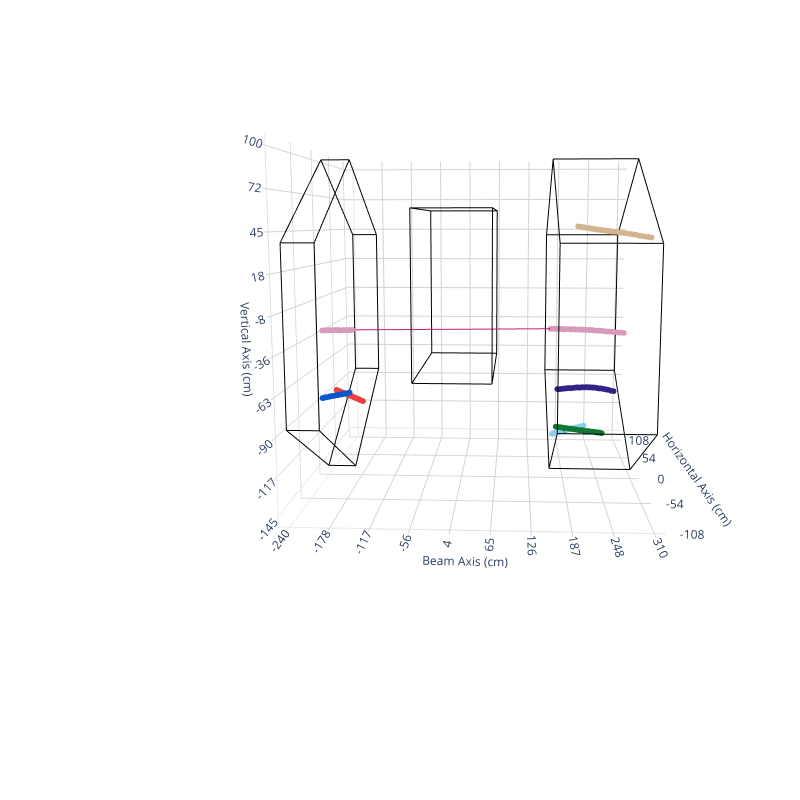

The notebook cell this image was saved under:
### Code cell
from spine.utils.globals import GROUP_COL
from spine.vis.network import network_topology
from spine.vis.layout import HIGH_CONTRAST_COLORS, layout3d

from plotly import graph_objs as go
from plotly.offline import iplot
import numpy as np

trace = []
CB_color_cycle = ['#332288','#117733', '#44AA99', '#88CCEE', 
                      '#EA4040','#0B57CB','#D79ABB','#7D7A7A','#D0B58F']
#CC6677',
mask = data['edge_pred'][:,1] > data['edge_pred'][:,0]
edge_index = data['edge_index'][mask]
print(edge_index)

trace+= network_topology(data['data'], data['clusts'], edge_index,clust_labels=data['group_pred'],
                       edge_labels=data['edge_pred'],
                       markersize=2, colorscale=CB_color_cycle,
                       name='')


fig = go.Figure(data=trace,layout=layout3d())
# Define the original ticks and their corresponding new values
original_xticks = np.linspace(0,xnum,5)
new_xticks = np.linspace(xmin,xmax,5)/10 #make mm to cm
original_yticks = np.linspace(0,ynum,10)
new_yticks = np.linspace(ymin,ymax,10)/10 #make mm to cm
original_zticks = np.linspace(0,znum,10)
new_zticks = np.linspace(zmin,zmax,10)/10 #make mm to cm

fig.update_layout(
    scene=dict(
        xaxis=dict(
            tickvals=original_xticks,  # Positions of the original ticks
            ticktext=[int(val) for val in new_xticks],  # New labels for each tick
            title=dict(
                text="Horizontal Axis (cm)",
                font=dict(
                    size=12)  # Adjust this value to move the label further away
            ),
            tickfont=dict(size=12), 
        ),
        yaxis=dict(
            tickvals=original_yticks,  # Positions of the original ticks
            ticktext=[int(val) for val in new_yticks],  # New labels for each tick
            title=dict(
                text="Vertical Axis (cm)",
                font=dict(
                    size=12)  # Adjust this value to move the label further away
            ),
            tickfont=dict(size=12),
        ),
        zaxis=dict(
            tickvals=original_zticks,  # Positions of the original ticks
            ticktext=[int(val) for val in new_zticks],  # New labels for each tick
            title=dict(
                text="Beam Axis (cm)",
                font=dict(
                    size=12)  # Adjust this value to move the label further away
            ),
            tickfont=dict(size=12),
        )
    ),
    margin=dict(l=200, r=50, b=100, t=0),
    scene_camera=dict(
        eye=dict(x=-2, y=0.2, z=0.087),  # Adjust eye position
        up=dict(x=-0, y=20, z=0)  # Set the 'y' axis as the vertical axis
    )
)

x_2x2min=-639.31
x_2x2max=639.31
y_2x2min=-620.76
y_2x2max=620.76
z_2x2min=-645.38
z_2x2max=645.38

add_3d_box(fig,x_min=find_num_index(x_2x2min,xmin,xmax,xnum),x_max=find_num_index(x_2x2max,xmin,xmax,xnum),
           y_min=find_num_index(y_2x2min,ymin,ymax,ynum),y_max=find_num_index(y_2x2max,ymin,ymax,ynum),
           z_min=find_num_index(z_2x2min,zmin,zmax,znum),z_max=find_num_index(z_2x2max,zmin,zmax,znum))
draw_minerva(fig)
fig.update_layout(showlegend=False)
iplot(fig)

### Figure 1 — Plotly figure (JSON) as saved in the notebook; plotly's stock layout.template omitted (floating-point values rounded to 4 significant figures; data arrays with more than 128 entries replaced by an {"elided": "..."} marker saying what was removed)
{"data": [{"hovertemplate": "x: %{x}<br>y: %{y}<br>z: %{z}<br>%{text}", "marker": {"color": {"elided": "294 int values"}, "colorscale": [[0, "#332288"], [0.125, "#117733"], [0.25, "#44AA99"], [0.375, "#88CCEE"], [0.5, "#EA4040"], [0.625, "#0B57CB"], [0.75, "#D79ABB"], [0.875, "#7D7A7A"], [1, "#D0B58F"]], "size": 2}, "mode": "markers", "name": " nodes", "text": {"elided": "294 str values"}, "type": "scatter3d", "x": {"elided": "294 int values"}, "y": {"elided": "294 int values"}, "z": {"elided": "294 int values"}}, {"hovertemplate": "x: %{x}<br>y: %{y}<br>z: %{z}<br>%{text}", "line": {"color": {"elided": "432 float values"}, "width": 2}, "mode": "lines", "name": " edges", "text": {"elided": "432 str values"}, "type": "scatter3d", "x": [333, 468, null, 468, 333, null], "y": [377, 364, null, 364, 377, null], "z": [175, 1355, null, 1355, 175, null]}, {"line": {"color": "black", "width": 2}, "mode": "lines", "type": "scatter3d", "x": [146, 572, 572, 146, 146], "y": [276, 276, 689, 689, 276], "z": [584, 584, 584, 584, 584]}, {"line": {"color": "black", "width": 2}, "mode": "lines", "type": "scatter3d", "x": [146, 572, 572, 146, 146], "y": [276, 276, 689, 689, 276], "z": [1014, 1014, 1014, 1014, 1014]}, {"line": {"color": "black", "width": 2}, "mode": "lines", "type": "scatter3d", "x": [146, 146], "y": [276, 276], "z": [584, 1014]}, {"line": {"color": "black", "width": 2}, "mode": "lines", "type": "scatter3d", "x": [572, 572], "y": [276, 276], "z": [584, 1014]}, {"line": {"color": "black", "width": 2}, "mode": "lines", "type": "scatter3d", "x": [572, 572], "y": [689, 689], "z": [584, 1014]}, {"line": {"color": "black", "width": 2}, "mode": "lines", "type": "scatter3d", "x": [146, 146], "y": [689, 689], "z": [584, 1014]}, {"line": {"color": "black"}, "mode": "lines", "type": "scatter3d", "x": [359, 719], "y": [0, 199], "z": [1346, 1346]}, {"line": {"color": "black"}, "mode": "lines", "type": "scatter3d", "x": [359, 719], "y": [0, 199], "z": [1833, 1833]}, {"line": {"color": "black"}, "mode": "lines", "type": "scatter3d", "x": [359, 359], "y": [0, 0], "z": [1346, 1833]}, {"line": {"color": "black"}, "mode": "lines", "type": "scatter3d", "x": [719, 719], "y": [199, 619], "z": [1346, 1346]}, {"line": {"color": "black"}, "mode": "lines", "type": "scatter3d", "x": [719, 719], "y": [199, 619], "z": [1833, 1833]}, {"line": {"color": "black"}, "mode": "lines", "type": "scatter3d", "x": [719, 719], "y": [199, 199], "z": [1346, 1833]}, {"line": {"color": "black"}, "mode": "lines", "type": "scatter3d", "x": [719, 359], "y": [619, 816], "z": [1346, 1346]}, {"line": {"color": "black"}, "mode": "lines", "type": "scatter3d", "x": [719, 359], "y": [619, 816], "z": [1833, 1833]}, {"line": {"color": "black"}, "mode": "lines", "type": "scatter3d", "x": [719, 719], "y": [619, 619], "z": [1346, 1833]}, {"line": {"color": "black"}, "mode": "lines", "type": "scatter3d", "x": [359, 0], "y": [816, 612], "z": [1346, 1346]}, {"line": {"color": "black"}, "mode": "lines", "type": "scatter3d", "x": [359, 0], "y": [816, 612], "z": [1833, 1833]}, {"line": {"color": "black"}, "mode": "lines", "type": "scatter3d", "x": [359, 359], "y": [816, 816], "z": [1346, 1833]}, {"line": {"color": "black"}, "mode": "lines", "type": "scatter3d", "x": [0, 0], "y": [612, 199], "z": [1346, 1346]}, {"line": {"color": "black"}, "mode": "lines", "type": "scatter3d", "x": [0, 0], "y": [612, 199], "z": [1833, 1833]}, {"line": {"color": "black"}, "mode": "lines", "type": "scatter3d", "x": [0, 0], "y": [612, 612], "z": [1346, 1833]}, {"line": {"color": "black"}, "mode": "lines", "type": "scatter3d", "x": [0, 359], "y": [199, 0], "z": [1346, 1346]}, {"line": {"color": "black"}, "mode": "lines", "type": "scatter3d", "x": [0, 359], "y": [199, 0], "z": [1833, 1833]}, {"line": {"color": "black"}, "mode": "lines", "type": "scatter3d", "x": [0, 0], "y": [199, 199], "z": [1346, 1833]}, {"line": {"color": "black"}, "mode": "lines", "type": "scatter3d", "x": [359, 719], "y": [0, 199], "z": [0, 0]}, {"line": {"color": "black"}, "mode": "lines", "type": "scatter3d", "x": [359, 719], "y": [0, 199], "z": [166, 166]}, {"line": {"color": "black"}, "mode": "lines", "type": "scatter3d", "x": [359, 359], "y": [0, 0], "z": [0, 166]}, {"line": {"color": "black"}, "mode": "lines", "type": "scatter3d", "x": [719, 719], "y": [199, 619], "z": [0, 0]}, {"line": {"color": "black"}, "mode": "lines", "type": "scatter3d", "x": [719, 719], "y": [199, 619], "z": [166, 166]}, {"line": {"color": "black"}, "mode": "lines", "type": "scatter3d", "x": [719, 719], "y": [199, 199], "z": [0, 166]}, {"line": {"color": "black"}, "mode": "lines", "type": "scatter3d", "x": [719, 359], "y": [619, 816], "z": [0, 0]}, {"line": {"color": "black"}, "mode": "lines", "type": "scatter3d", "x": [719, 359], "y": [619, 816], "z": [166, 166]}, {"line": {"color": "black"}, "mode": "lines", "type": "scatter3d", "x": [719, 719], "y": [619, 619], "z": [0, 166]}, {"line": {"color": "black"}, "mode": "lines", "type": "scatter3d", "x": [359, 0], "y": [816, 612], "z": [0, 0]}, {"line": {"color": "black"}, "mode": "lines", "type": "scatter3d", "x": [359, 0], "y": [816, 612], "z": [166, 166]}, {"line": {"color": "black"}, "mode": "lines", "type": "scatter3d", "x": [359, 359], "y": [816, 816], "z": [0, 166]}, {"line": {"color": "black"}, "mode": "lines", "type": "scatter3d", "x": [0, 0], "y": [612, 199], "z": [0, 0]}, {"line": {"color": "black"}, "mode": "lines", "type": "scatter3d", "x": [0, 0], "y": [612, 199], "z": [166, 166]}, {"line": {"color": "black"}, "mode": "lines", "type": "scatter3d", "x": [0, 0], "y": [612, 612], "z": [0, 166]}, {"line": {"color": "black"}, "mode": "lines", "type": "scatter3d", "x": [0, 359], "y": [199, 0], "z": [0, 0]}, {"line": {"color": "black"}, "mode": "lines", "type": "scatter3d", "x": [0, 359], "y": [199, 0], "z": [166, 166]}, {"line": {"color": "black"}, "mode": "lines", "type": "scatter3d", "x": [0, 0], "y": [199, 199], "z": [0, 166]}], "layout": {"height": 800, "hoverlabel": {"font": {"family": "Droid sans, monospace"}}, "legend": {"itemsizing": "constant", "title": {"text": "Legend"}, "tracegroupgap": 1}, "margin": {"b": 100, "l": 200, "r": 50, "t": 0}, "scene": {"aspectmode": "manual", "aspectratio": {"x": 1, "y": 1, "z": 1}, "camera": {"center": {"x": 0, "y": -0.1, "z": -0.01}, "eye": {"x": -2.554, "y": 0.2831, "z": 0.1139}, "projection": {"type": "perspective"}, "up": {"x": 0.148, "y": 0.989, "z": -0.007178}}, "xaxis": {"backgroundcolor": "white", "gridcolor": "lightgray", "nticks": 10, "showbackground": true, "showticklabels": true, "tickfont": {"size": 12}, "ticktext": [-108, -54, 0, 54, 108], "tickvals": [0, 180, 360, 540, 720], "title": {"font": {"size": 12}, "text": "Horizontal Axis (cm)"}, "type": "linear"}, "yaxis": {"backgroundcolor": "white", "gridcolor": "lightgray", "nticks": 10, "showbackground": true, "showticklabels": true, "tickfont": {"size": 12}, "ticktext": [-145, -117, -90, -63, -36, -8, 18, 45, 72, 100], "tickvals": [0, 90.78, 181.6, 272.3, 363.1, 453.9, 544.7, 635.4, 726.2, 817], "title": {"font": {"size": 12}, "text": "Vertical Axis (cm)"}, "type": "linear"}, "zaxis": {"backgroundcolor": "white", "gridcolor": "lightgray", "nticks": 10, "showbackground": true, "showticklabels": true, "tickfont": {"size": 12}, "ticktext": [-240, -178, -117, -56, 4, 65, 126, 187, 248, 310], "tickvals": [0, 203.8, 407.6, 611.3, 815.1, 1019.0, 1223.0, 1426.0, 1630.0, 1834], "title": {"font": {"size": 12}, "text": "Beam Axis (cm)"}, "type": "linear"}}, "scene2": {"aspectmode": "manual", "aspectratio": {"x": 1, "y": 1, "z": 1}, "camera": {"center": {"x": 0, "y": -0.1, "z": -0.01}, "eye": {"x": -2, "y": 1, "z": -0.01}, "up": {"x": 0, "y": 1, "z": 0}}, "xaxis": {"backgroundcolor": "white", "gridcolor": "lightgray", "nticks": 10, "showbackground": true, "showticklabels": true, "tickfont": {"size": 14}, "title": {"font": {"size": 20}, "text": "x [pixel]"}}, "yaxis": {"backgroundcolor": "white", "gridcolor": "lightgray", "nticks": 10, "showbackground": true, "showticklabels": true, "tickfont": {"size": 14}, "title": {"font": {"size": 20}, "text": "y [pixel]"}}, "zaxis": {"backgroundcolor": "white", "gridcolor": "lightgray", "nticks": 10, "showbackground": true, "showticklabels": true, "tickfont": {"size": 14}, "title": {"font": {"size": 20}, "text": "z [pixel]"}}}, "scene3": {"aspectmode": "manual", "aspectratio": {"x": 1, "y": 1, "z": 1}, "camera": {"center": {"x": 0, "y": -0.1, "z": -0.01}, "eye": {"x": -2, "y": 1, "z": -0.01}, "up": {"x": 0, "y": 1, "z": 0}}, "xaxis": {"backgroundcolor": "white", "gridcolor": "lightgray", "nticks": 10, "showbackground": true, "showticklabels": true, "tickfont": {"size": 14}, "title": {"font": {"size": 20}, "text": "x [pixel]"}}, "yaxis": {"backgroundcolor": "white", "gridcolor": "lightgray", "nticks": 10, "showbackground": true, "showticklabels": true, "tickfont": {"size": 14}, "title": {"font": {"size": 20}, "text": "y [pixel]"}}, "zaxis": {"backgroundcolor": "white", "gridcolor": "lightgray", "nticks": 10, "showbackground": true, "showticklabels": true, "tickfont": {"size": 14}, "title": {"font": {"size": 20}, "text": "z [pixel]"}}}, "showlegend": false, "width": 800}}
